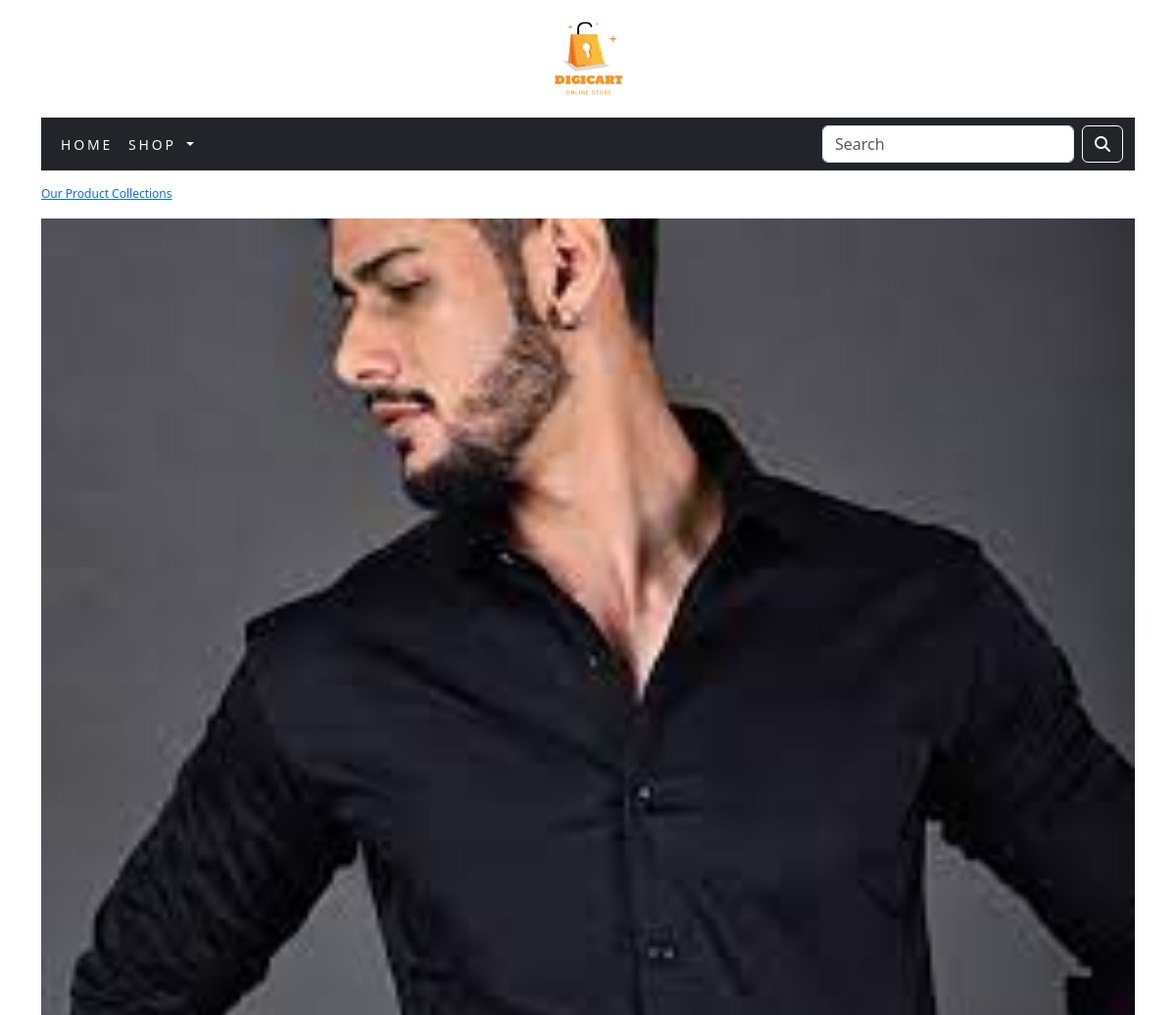
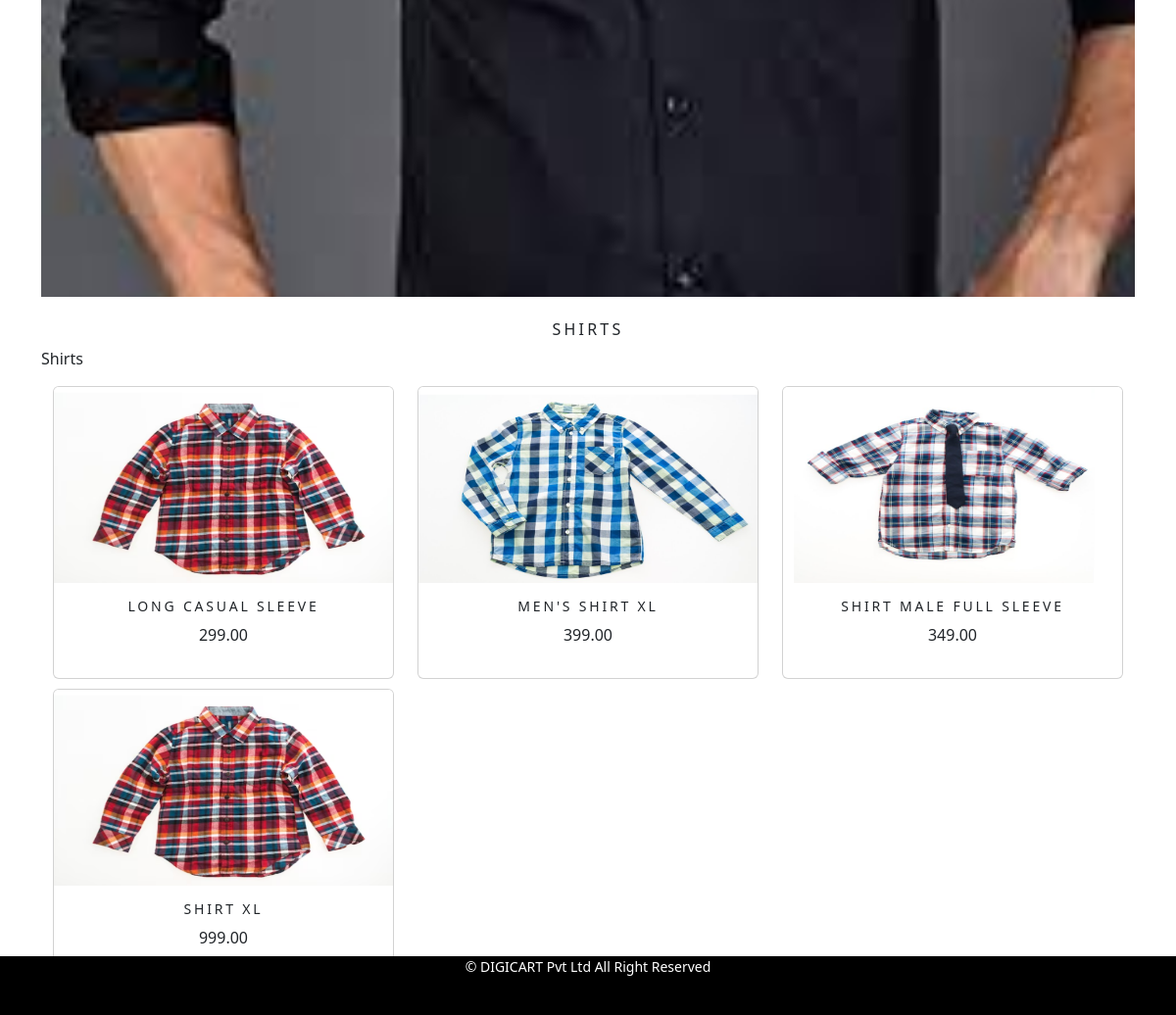
The page /shop/shirts/ on the database its author committed (2 pictures, top to bottom).
### shop/models.py (models this page shows, shortened)
class Category(models.Model):
    name = models.CharField(max_length=250, unique=True)
    slug = models.SlugField(max_length=250, unique=True)
    description = models.TextField(blank=True)
    image = models.ImageField(upload_to='category', blank=True)
    class Meta:
        ordering = ('name',)
        verbose_name = 'category'
        verbose_name_plural = 'categories'
    def get_url(self):
        return reverse('shop:products_by_category', args=[self.slug])

class Product(models.Model):
    name = models.CharField(max_length=250, unique=True)
    slug = models.SlugField(max_length=250, unique=True)
    description = models.TextField(blank=True)
    price = models.DecimalField(max_digits=10, decimal_places=2)
    category = models.ForeignKey(Category, on_delete=models.CASCADE)
    image = models.ImageField(upload_to='product', blank=True)
    stock = models.IntegerField()
    available = models.BooleanField(default=True)
    created = models.DateTimeField(auto_now_add=True)
    updated = models.DateTimeField(auto_now=True)
    def get_url(self):
        return reverse('shop:prodCatDetail', args=[self.category.slug, self.slug])
    class Meta:
        ordering = ('name',)
        verbose_name = 'product'
        verbose_name_plural = 'products'

### shop/views.py (the view)
# urls.py: path('', views.allProdCat, name='allProdCat'),
def allProdCat(request, c_slug=None):
    c_page = None
    products_list = None
    if c_slug != None:
        c_page = get_object_or_404(Category, slug=c_slug)
        products_list = Product.objects.all().filter(category=c_page, available=True)
    else:
        products_list = Product.objects.all().filter(available=True)
    paginator = Paginator(products_list, 6)
    try:
        page = int(request.GET.get('page', '1'))
    except:
        page = 1
    try:
        products = paginator.page(page)
    except (EmptyPage, InvalidPage):
        products = paginator.page(paginator.num_pages)
    return render(request, 'category.html', {'category': c_page, 'products': products})

### cart/context_processors.py (called while the page is built)
def counter(request):
    item_count = 0
    if 'admin' in request.path:
        return {}
    else:
        try:
            cart = Cart.objects.filter(cart_id=_cart_id(request))
            cart_items = CartItem.objects.all().filter(cart=cart[:1])
            for cart_item in cart_items:
                item_count += cart_item.quantity
        except Cart.DoesNotExist:
            item_count = 0
    return dict(item_count=item_count)

### cart/views.py (called while the page is built)
def _cart_id(request):
    cart = request.session.session_key
    if not cart:
        cart = request.session.create()
    return cart

### shop/context_processors.py (called while the page is built)
def menu_links(request):
    links = Category.objects.all()
    return dict(links=links)

### templates/category.html (shortened to what this page needs)
{% extends 'base.html' %}
{% load static %}
{% block content %}
    {% if category %}
        <div>
            <div class="row my_row_class">
                <div class="mx_auto">
                    <p><a href="{% url 'shop:allProdCat' %}">Our Product Collections</a> </p>
                </div>
            </div>
        </div>
    {% endif %}
    <div class="mx_auto">
        {% if category %}
        <img class="my_image" src="{{ category.image.url }}" alt="{{category.name}}" style="height:200; width:200;">
    </div>
        <br>
    <div>
        <h1  class="text-center my_title">{{category.name}}</h1>
        <p class="text-justify">{{category.description}}</p>
    </div>
    {% endif %}
    <div class="container">
        <div class="row mx_auto">
            {% for product in products.object_list %}
            <div class="my_bottom_margin col-9 col-sm-12 col-md-4 xol-lg-4">
                <div class="card text-center" style="min-width:18rem;">
                    <a href="{{ product.get_url }}"><img class="card-img-top my_image" src="{{product.image.url}}" alt="{{product.name}}" style="min-height: 200px; max-height: 200px; width: 100%"></a>
                    <div class="card-body">
                        <h4>{{product.name}}</h4>
                        <p>{{product.price}}</p>
                    </div>
                </div>
            </div>
            {% endfor %}
        </div>
        <br>
    </div>
{% endblock %}

### static/css/custom.css (style rules this page uses)
body { font-family: "Roboto", sans-serif; }
.my_row_class { padding-top: 15px; }
.my_row_class .mx_auto { color: black; font-size: 12px }
.my_image { width:100%; height:auto; }
.my_title { font-size: 16px; text-transform:uppercase; letter-spacing: 0.2em; }
.my_bottom_margin { margin-bottom: 10px; }
.card-body h4 { font-size: 14px; text-transform: uppercase; letter-spacing: 0.2em; }

### rows shown on the page
Category: image (picture), name "SHIRTS", description "Shirts"
Product: image (picture), name "LONG CASUAL SLEEVE", price "299.00"
Product: image (picture), name "MEN'S SHIRT XL", price "399.00"
Product: image (picture), name "SHIRT MALE FULL SLEEVE", price "349.00"
Product: image (picture), name "SHIRT XL", price "999.00"
